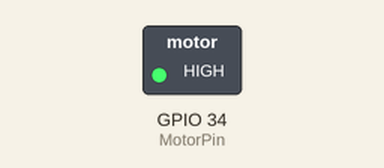
A sketch run on a simulated ESP32. Parts: switched loads named in the sketch (green lamp = pin HIGH). At 15.4 s the program stops and its outputs stay as they are.

Above: at 0.0 s.
At 5.2 s:
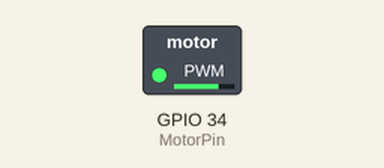
At 10.3 s:
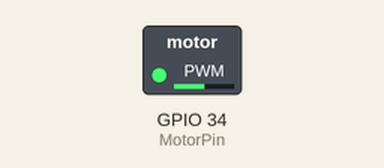
Timing chart, 0 to 11.8 s (numbered marks = the images above):
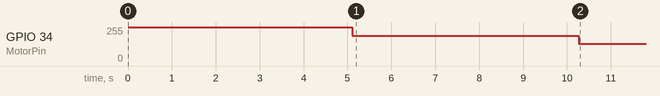

The sketch:

CSCI241_Motor_Control-1.ino
```cpp
// Control a DC Motor via a GPIO port.

#include <CSCI_GPIO.h>      // Library routines
#include <CSCI_Timers.h>

const int MotorPin = 34;     // GPIO pin number motor is connected to.

const int MotorOnState = HIGH;  // State which turns motor on.
const int MotorOffState = LOW;  // State which turns motor off.

// This routine called once at program start.

void setup()
{
  SetupMotor(MotorPin);
}

// This routine called repeatedly until a "reset" is performed.

void loop ()
{
  // Number of "on/off" cycles to generate

  static const int numCycles = 5000;

  // 1000 cycles per second at 100% on.

  CycleMotor(MotorPin, numCycles, 1000, 0);

  // 1000 cycles per second at 75% on.

  CycleMotor(MotorPin, numCycles, 750, 250);

  // 1000 cycles per second at 50% on.

  CycleMotor(MotorPin, numCycles, 500, 500);

  // Make sure motor is stopped.

  SetMotorState(MotorPin, MotorOffState);

  // Now wait until "reset" is pressed.

  while ( true )
  { }
}

// Routine to cycle the motor on, then off for a specific
// number of times.

void CycleMotor(int motorPin, uint32_t numTimes,
                uint32_t onTime, uint32_t offTime)
{
  for ( uint32_t count = 1; count <= numTimes; count++ )
  {
    SwitchMotorOnOff(motorPin, onTime, offTime);
  }
}

// Routine to switch motor on for the specified time, then off
// for the specified time.  Times are in microseconds.

void SwitchMotorOnOff(int motorPin, uint32_t onTime, uint32_t offTime)
{
  // Don't set state if time is zero.

  if ( onTime > 0 )
  {
    SetMotorState(motorPin, MotorOnState);
    WaitMicros(onTime);
  }

  if ( offTime > 0 )
  {
    SetMotorState(motorPin, MotorOffState);
    WaitMicros(offTime);
  }
}

// Routine to set the motor state (HIGH/LOW).

void SetMotorState(int motorPin, int state)
{
  SetGPIOOutputState(motorPin, state);
}

// Routine to setup the motor connected to the passed GPIO pin.

void SetupMotor(int motorPin)
{
  SetupGPIOOutputPin(motorPin); // Setup GPIO pin for output.
}
```

Measured:
- by itself, GPIO 34 (MotorPin): 0/255 → 255/255 at 0.00 s, → 188/255 5.1 s later, → 128/255 5.2 s later
